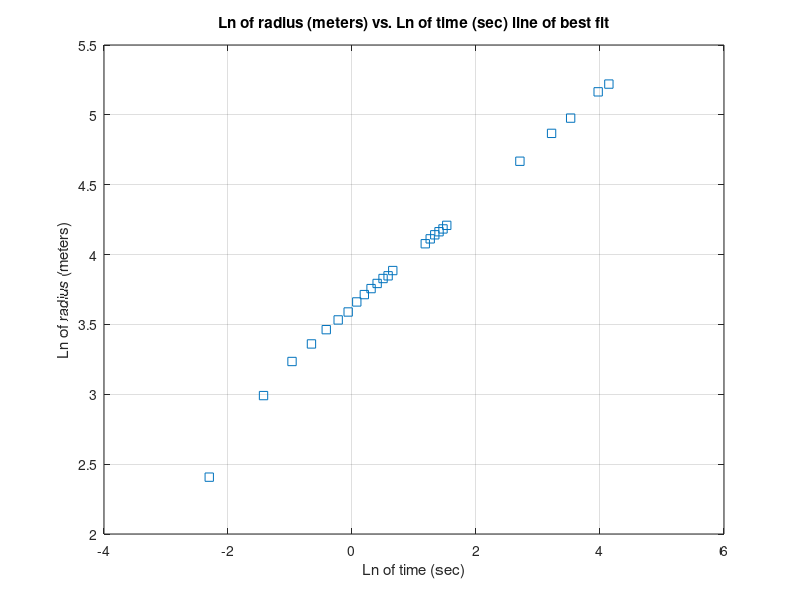

MATLAB code for this plot:
x = [.1,.24,.38,.52,.66,.80,.94,1.08,1.22,1.36,1.50,1.65,1.79,1.93,3.26,3.53,3.80,4.07,4.34,4.61,15.0,25.0,34.0,53.0,63.0];
y = [11.1,19.9,25.4,28.8,31.9,34.2,36.2,38.9,41.0,42.8,44.4,46.0,46.9,48.7,59.0,61.1,62.9,64.3,65.6,67.3,106.5,130.0,145.0,175.0,185.0];
x = log(x);
y = log(y);
plot(x,y,"s");
coefficients = polyfit(x, y, 1);
numFitPoints = 1000000; % Enough to make the plot look continuous.
xFit = linspace(min(x), max(x), numFitPoints);
yFit = polyval(coefficients, xFit);
hold on;
plot(xFit, yFit, 'r-', 'LineWidth', 2);
grid on;
%semilogy(x,y,'s');
%loglog(x,y,'s');
title('Ln of radius (meters) vs. Ln of time (sec) line of best fit')
xlabel('Ln of time (sec)') 
ylabel('Ln of radius (meters)')
disp(coefficients(2))
grid on